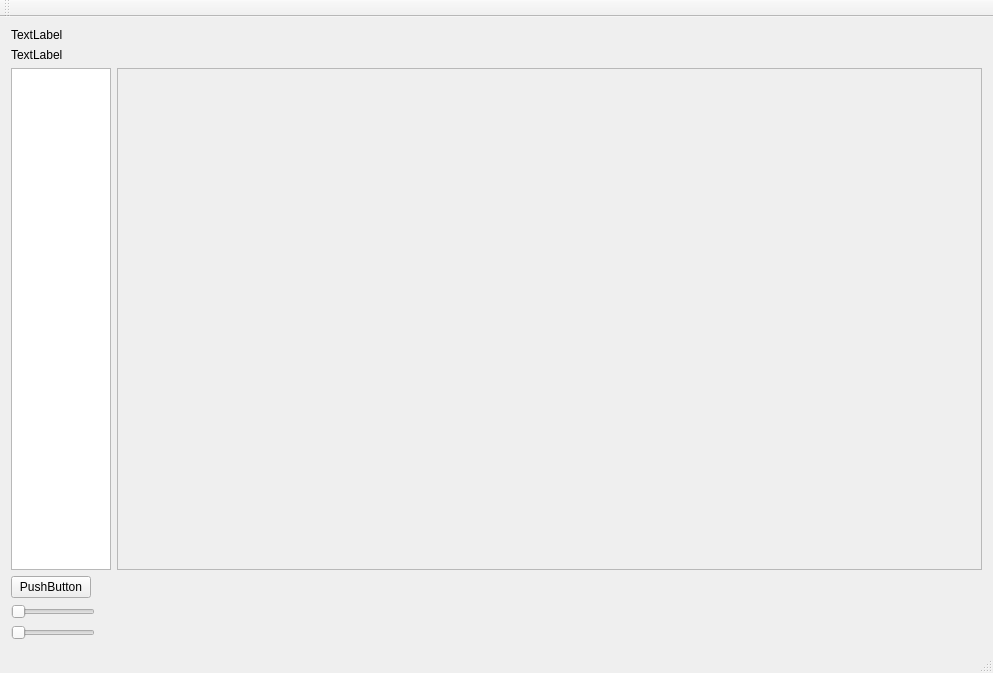
<?xml version="1.0" encoding="UTF-8"?>
<ui version="4.0">
 <class>MainWindow</class>
 <widget class="QMainWindow" name="MainWindow">
  <property name="geometry">
   <rect>
    <x>0</x>
    <y>0</y>
    <width>993</width>
    <height>673</height>
   </rect>
  </property>
  <property name="sizePolicy">
   <sizepolicy hsizetype="Expanding" vsizetype="Expanding">
    <horstretch>0</horstretch>
    <verstretch>0</verstretch>
   </sizepolicy>
  </property>
  <property name="windowTitle">
   <string>MainWindow</string>
  </property>
  <widget class="QWidget" name="centralWidget">
   <property name="sizePolicy">
    <sizepolicy hsizetype="Expanding" vsizetype="Expanding">
     <horstretch>0</horstretch>
     <verstretch>0</verstretch>
    </sizepolicy>
   </property>
   <layout class="QFormLayout" name="formLayout">
    <item row="2" column="0">
     <widget class="QLabel" name="label">
      <property name="text">
       <string>TextLabel</string>
      </property>
      <property name="alignment">
       <set>Qt::AlignLeading|Qt::AlignLeft|Qt::AlignVCenter</set>
      </property>
      <property name="margin">
       <number>0</number>
      </property>
      <property name="indent">
       <number>0</number>
      </property>
      <property name="buddy">
       <cstring>horizontalSlider</cstring>
      </property>
     </widget>
    </item>
    <item row="3" column="0">
     <widget class="QLabel" name="label_2">
      <property name="text">
       <string>TextLabel</string>
      </property>
     </widget>
    </item>
    <item row="4" column="0">
     <widget class="graphics_drawing" name="graphicsView">
      <property name="sizeAdjustPolicy">
       <enum>QAbstractScrollArea::AdjustToContents</enum>
      </property>
      <property name="renderHints">
       <set>QPainter::Antialiasing|QPainter::HighQualityAntialiasing|QPainter::SmoothPixmapTransform|QPainter::TextAntialiasing</set>
      </property>
     </widget>
    </item>
    <item row="5" column="0">
     <widget class="QPushButton" name="pushButton">
      <property name="text">
       <string>PushButton</string>
      </property>
      <property name="checkable">
       <bool>true</bool>
      </property>
      <property name="checked">
       <bool>false</bool>
      </property>
     </widget>
    </item>
    <item row="6" column="0">
     <widget class="FancySlider" name="horizontalSlider">
      <property name="orientation">
       <enum>Qt::Horizontal</enum>
      </property>
     </widget>
    </item>
    <item row="7" column="0">
     <widget class="FancySlider" name="horizontalSlider_2">
      <property name="orientation">
       <enum>Qt::Horizontal</enum>
      </property>
     </widget>
    </item>
    <item row="4" column="1">
     <widget class="QFrame" name="frame">
      <property name="sizePolicy">
       <sizepolicy hsizetype="Expanding" vsizetype="Expanding">
        <horstretch>0</horstretch>
        <verstretch>0</verstretch>
       </sizepolicy>
      </property>
      <property name="frameShape">
       <enum>QFrame::StyledPanel</enum>
      </property>
      <property name="frameShadow">
       <enum>QFrame::Raised</enum>
      </property>
      <layout class="QHBoxLayout" name="horizontalLayout">
       <item>
        <widget class="drawing" name="label_3">
         <property name="sizePolicy">
          <sizepolicy hsizetype="Expanding" vsizetype="Expanding">
           <horstretch>0</horstretch>
           <verstretch>0</verstretch>
          </sizepolicy>
         </property>
         <property name="text">
          <string/>
         </property>
         <property name="scaledContents">
          <bool>false</bool>
         </property>
        </widget>
       </item>
      </layout>
     </widget>
    </item>
   </layout>
  </widget>
  <widget class="QMenuBar" name="menuBar">
   <property name="geometry">
    <rect>
     <x>0</x>
     <y>0</y>
     <width>993</width>
     <height>22</height>
    </rect>
   </property>
  </widget>
  <widget class="QToolBar" name="mainToolBar">
   <attribute name="toolBarArea">
    <enum>TopToolBarArea</enum>
   </attribute>
   <attribute name="toolBarBreak">
    <bool>false</bool>
   </attribute>
  </widget>
  <widget class="QStatusBar" name="statusBar"/>
 </widget>
 <layoutdefault spacing="6" margin="11"/>
 <customwidgets>
  <customwidget>
   <class>FancySlider</class>
   <extends>QSlider</extends>
   <header location="global">fancyslider.h</header>
  </customwidget>
  <customwidget>
   <class>drawing</class>
   <extends>QLabel</extends>
   <header location="global">drawing.h</header>
  </customwidget>
  <customwidget>
   <class>graphics_drawing</class>
   <extends>QGraphicsView</extends>
   <header location="global">graphics_drawing.h</header>
  </customwidget>
 </customwidgets>
 <resources/>
 <connections>
  <connection>
   <sender>horizontalSlider</sender>
   <signal>valueChanged(int)</signal>
   <receiver>label</receiver>
   <slot>setNum(int)</slot>
   <hints>
    <hint type="sourcelabel">
     <x>183</x>
     <y>154</y>
    </hint>
    <hint type="destinationlabel">
     <x>180</x>
     <y>113</y>
    </hint>
   </hints>
  </connection>
  <connection>
   <sender>horizontalSlider_2</sender>
   <signal>valueChanged(int)</signal>
   <receiver>label_2</receiver>
   <slot>setNum(int)</slot>
   <hints>
    <hint type="sourcelabel">
     <x>242</x>
     <y>182</y>
    </hint>
    <hint type="destinationlabel">
     <x>198</x>
     <y>80</y>
    </hint>
   </hints>
  </connection>
 </connections>
</ui>
